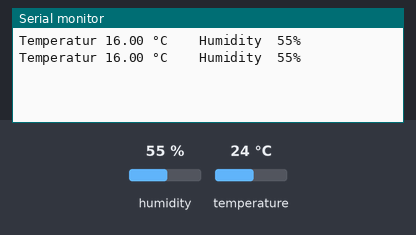
Recording of a sketch running on a simulated ESP8266 (NodeMCU). On the bench: the last lines printed to the serial monitor. The inputs (shaded band) are chosen by the test bench; at power-on: humidity 55 %, temperature 24 °C.

Above: at 2.8 s.
2.9 s: humidity set to 22 %
At 4.4 s:
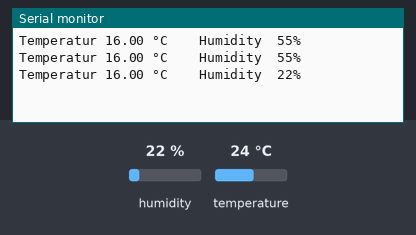
5.6 s: temperature set to 12 °C
At 6.8 s:
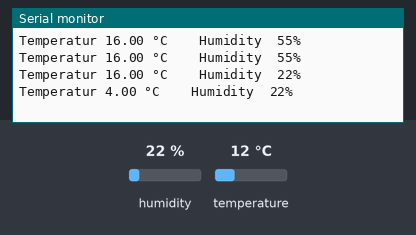
8.3 s: humidity set to 40 %
At 11.5 s:
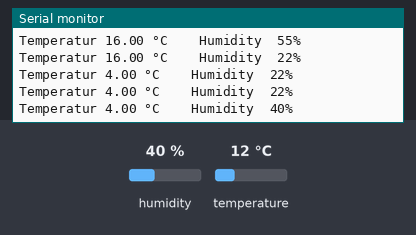
Timing chart, 0 to 13.0 s (numbered marks = the images above; inputs shaded):
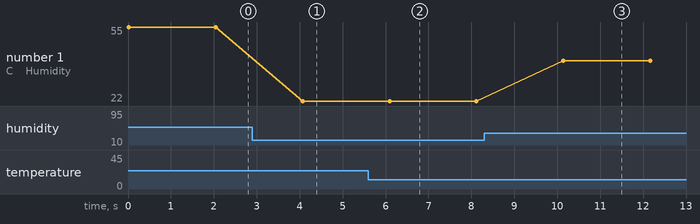

Measured:
- after the input at 2.9 s, the serial monitor: prints a new line after 1.2 s (image 1)
- after the input at 5.6 s, the serial monitor: prints a new line after 0.49 s (image 2)
- after the input at 8.3 s, the serial monitor: prints a new line after 1.8 s (image 3)
- plotted number 1: 55 → 22 after the input at 2.9 s, 22 → 40 after the input at 8.3 s

The sketch:

DHTTest.ino
```cpp
/** DHT Test for ESP8266 and ESP 32
*/

// include adafruit dht lib
#include <DHT.h> // https://github.com/adafruit/DHT-sensor-library
// the unified sensor lib is also needed https://github.com/adafruit/Adafruit_Sensor


// define the pin for the dht sensor
#define DHT_PIN 16
#define DHT_TEMP_CALIBRATION_VALUE -8

// special pin for higrow board
#define POWER_CTRL          4


// define the type of dht sensor
#define DHT_TYPE DHT11
//#define DHT_TYPE DHT21
//#define DHT_TYPE DHT22

// creat a dht object
DHT dhtSensor(DHT_PIN, DHT_TYPE);


void setup() {

  // init serial interface
  Serial.begin(115200);


  //! Sensor power control pin for higrow, use deteced must set high
  //pinMode(POWER_CTRL, OUTPUT);
  //digitalWrite(POWER_CTRL, HIGH);
  //delay(1000);

  // start dht sensor
  dhtSensor.begin();

}


void loop() {
  // get some values
  // read temperture in Celsius
  float temp = dhtSensor.readTemperature() + DHT_TEMP_CALIBRATION_VALUE ;

  // read humidity in %
  float humi = dhtSensor.readHumidity();

  // ouptu the values
  Serial.printf("Temperatur %2.2f °C \t Humidity %3.0f\%\n", temp, humi);

  // wait a while
  delay(2000);
}
```
